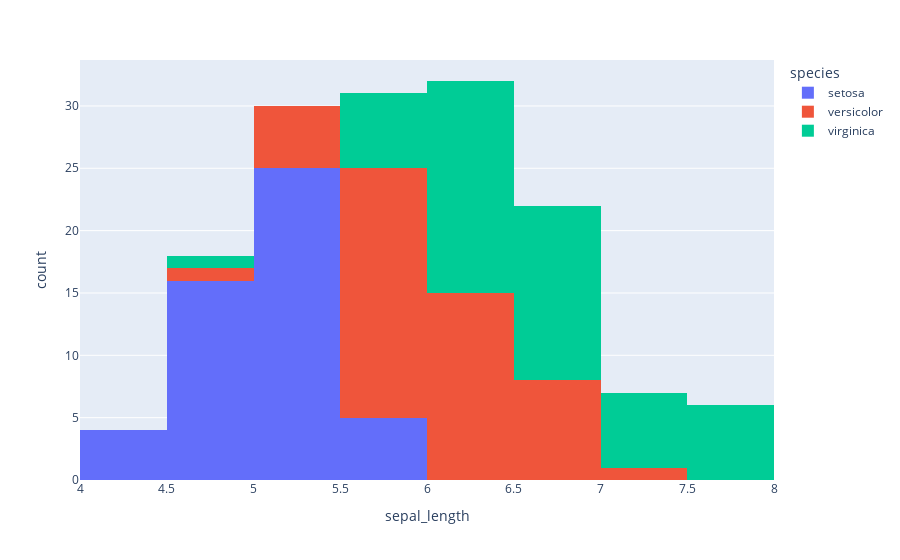

Notebook code for this chart:
### Code cell
fig5=px.histogram(iris, x="sepal_length", color="species")
fig5.show()

### Figure 1 — Plotly figure (JSON) as saved in the notebook; plotly's stock layout.template omitted (floating-point values rounded to 4 significant figures)
{"data": [{"alignmentgroup": "True", "bingroup": "x", "hovertemplate": "species=setosa<br>sepal_length=%{x}<br>count=%{y}<extra></extra>", "legendgroup": "setosa", "marker": {"color": "#636efa", "pattern": {"shape": ""}}, "name": "setosa", "offsetgroup": "setosa", "orientation": "v", "showlegend": true, "type": "histogram", "x": [5.1, 4.9, 4.7, 4.6, 5, 5.4, 4.6, 5, 4.4, 4.9, 5.4, 4.8, 4.8, 4.3, 5.8, 5.7, 5.4, 5.1, 5.7, 5.1, 5.4, 5.1, 4.6, 5.1, 4.8, 5, 5, 5.2, 5.2, 4.7, 4.8, 5.4, 5.2, 5.5, 4.9, 5, 5.5, 4.9, 4.4, 5.1, 5, 4.5, 4.4, 5, 5.1, 4.8, 5.1, 4.6, 5.3, 5], "xaxis": "x", "yaxis": "y"}, {"alignmentgroup": "True", "bingroup": "x", "hovertemplate": "species=versicolor<br>sepal_length=%{x}<br>count=%{y}<extra></extra>", "legendgroup": "versicolor", "marker": {"color": "#EF553B", "pattern": {"shape": ""}}, "name": "versicolor", "offsetgroup": "versicolor", "orientation": "v", "showlegend": true, "type": "histogram", "x": [7, 6.4, 6.9, 5.5, 6.5, 5.7, 6.3, 4.9, 6.6, 5.2, 5, 5.9, 6, 6.1, 5.6, 6.7, 5.6, 5.8, 6.2, 5.6, 5.9, 6.1, 6.3, 6.1, 6.4, 6.6, 6.8, 6.7, 6, 5.7, 5.5, 5.5, 5.8, 6, 5.4, 6, 6.7, 6.3, 5.6, 5.5, 5.5, 6.1, 5.8, 5, 5.6, 5.7, 5.7, 6.2, 5.1, 5.7], "xaxis": "x", "yaxis": "y"}, {"alignmentgroup": "True", "bingroup": "x", "hovertemplate": "species=virginica<br>sepal_length=%{x}<br>count=%{y}<extra></extra>", "legendgroup": "virginica", "marker": {"color": "#00cc96", "pattern": {"shape": ""}}, "name": "virginica", "offsetgroup": "virginica", "orientation": "v", "showlegend": true, "type": "histogram", "x": [6.3, 5.8, 7.1, 6.3, 6.5, 7.6, 4.9, 7.3, 6.7, 7.2, 6.5, 6.4, 6.8, 5.7, 5.8, 6.4, 6.5, 7.7, 7.7, 6, 6.9, 5.6, 7.7, 6.3, 6.7, 7.2, 6.2, 6.1, 6.4, 7.2, 7.4, 7.9, 6.4, 6.3, 6.1, 7.7, 6.3, 6.4, 6, 6.9, 6.7, 6.9, 5.8, 6.8, 6.7, 6.7, 6.3, 6.5, 6.2, 5.9], "xaxis": "x", "yaxis": "y"}], "layout": {"barmode": "relative", "legend": {"title": {"text": "species"}, "tracegroupgap": 0}, "margin": {"t": 60}, "xaxis": {"anchor": "y", "domain": [0, 1], "title": {"text": "sepal_length"}}, "yaxis": {"anchor": "x", "domain": [0, 1], "title": {"text": "count"}}}}
